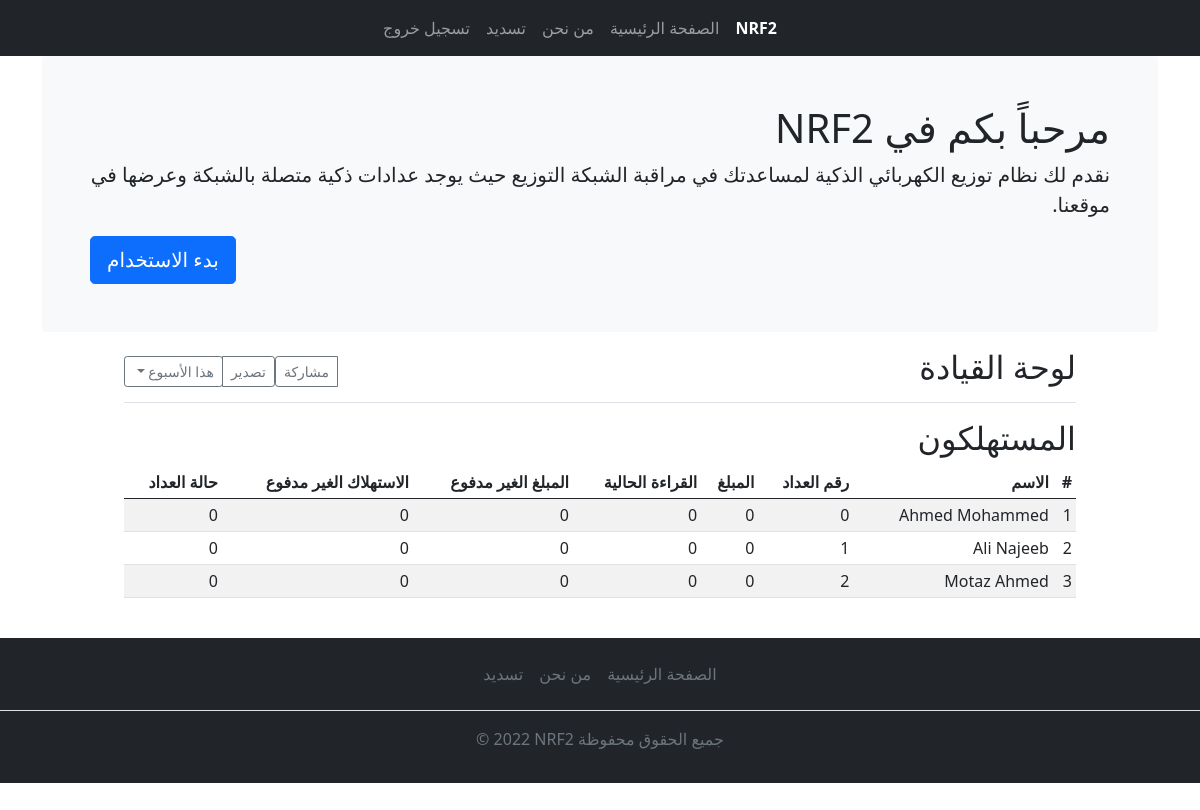
The page / on the database its author committed.
### tables this page shows
CREATE TABLE `users` (
  `id` int(11) NOT NULL,
  `user` varchar(30) NOT NULL,
  `password` varchar(30) NOT NULL,
  `is_admin` tinyint(1) NOT NULL,
  `name` varchar(50) NOT NULL,
  `id_energy` int(11) NOT NULL
);

CREATE TABLE `sketc` (
  `id_sketch` int(11) NOT NULL,
  `cost` float NOT NULL,
  `energy` float NOT NULL,
  `cost_ds` float NOT NULL,
  `energy_ds` float NOT NULL,
  `created_at` timestamp NOT NULL DEFAULT current_timestamp(),
  `status` int(11) NOT NULL,
  `available_balance` double NOT NULL
);

### index.php (the view, shortened to what this page needs)
<?php
  include("connect.php");
  $query = "SELECT * From users INNER JOIN sketc ON users.id_energy = sketc.id_sketch";
  $result = mysqli_query($conn, $query);
?>
<!doctype html>
<html>
<head>
  <link href="css/bootstrap.min.css" rel="stylesheet">
  <link href="css/style.css" rel="stylesheet">
</head>
<body>
  <nav class="navbar navbar-expand-lg navbar-dark bg-dark" aria-label="Tenth navbar example">
    <div class="container-fluid">
      <div class="collapse navbar-collapse justify-content-md-center" id="navbarsExample08">
        <ul class="navbar-nav">
          <li class="nav-item">
            <a class="nav-link active" aria-current="page" href="index.php" style="font-weight: 600;">NRF2</a>
          </li>
          <li class="nav-item">
            <a class="nav-link" href="index.php">الصفحة الرئيسية</a>
          </li>
          <li class="nav-item">
            <a class="nav-link " href="about.php">من نحن</a>
          </li>
          <li class="nav-item">
            <a class="nav-link " href="payment.php">تسديد</a>
          </li>
          <?php
            if(session_destroy()){
              echo "<li class='nav-item'>";
              echo "<a class='nav-link' href='logout.php'>تسجيل خروج</a>";
              echo "</li>";
            }else{
              echo "<li class='nav-item'>";
              echo "<a class='nav-link' href='login.php'>تسجيل دخول</a>";
              echo "</li>";
            }
          ?>
        </ul>
      </div>
    </div>
  </nav>
  <main class="container">
    <div class="bg-light p-5 rounded">
      <h1 class="title">مرحباً بكم في NRF2</h1>
      <p class="lead">نقدم لك نظام توزيع الكهربائي الذكية لمساعدتك في مراقبة الشبكة التوزيع حيث يوجد عدادات ذكية متصلة بالشبكة وعرضها في موقعنا.</p>
      <a class="btn btn-lg btn-primary" id="button" href="#" role="button">بدء الاستخدام</a>
    </div>
  </main>
  <main id="table" class="col-md-9 ms-sm-auto col-lg-10 px-md-4">
    <div class="d-flex justify-content-between flex-wrap flex-md-nowrap align-items-center pt-3 pb-2 mb-3 border-bottom">
      <h1 class="h2">لوحة القيادة</h1>
      <div class="btn-toolbar mb-2 mb-md-0">
        <div class="btn-group me-2">
          <button type="button" class="btn btn-sm btn-outline-secondary">مشاركة</button>
          <button type="button" class="btn btn-sm btn-outline-secondary">تصدير</button>
        </div>
        <button type="button" class="btn btn-sm btn-outline-secondary dropdown-toggle">
          هذا الأسبوع
        </button>
      </div>
    </div>
    <h2>المستهلكون</h2>
    <div class="table-responsive">
      <table class="table table-striped table-sm">
        <thead>
          <tr>
            <th scope="col">#</th>
            <th scope="col">الاسم</th>
            <th scope="col">رقم العداد</th>
            <th scope="col">المبلغ</th>
            <th scope="col">القراءة الحالية</th>
            <th scope="col">المبلغ الغير مدفوع</th>
            <th scope="col">الاستهلاك الغير مدفوع</th>
            <th scope="col">حالة العداد</th>
          </tr>
        </thead>
        <tbody>
          <?php
              while($rows=mysqli_fetch_assoc($result)){
          ?>
          <tr>
            <td><?php echo $rows["id"];?></td>
            <td><?php echo $rows["name"];?></td>
            <td><?php echo $rows["id_energy"];?></td>
            <td><?php echo $rows["cost"];?></td>
            <td><?php echo $rows["energy"];?></td>
            <td><?php echo $rows["cost_ds"];?></td>
            <td><?php echo $rows["energy_ds"];?></td>
            <td><?php echo $rows["status"];?></td>
          </tr>
          <?php
              }
          ?>
        </tbody>
      </table>
    </div>
  </main>
  <div class="footer">
    <footer class="py-3 my-4">
      <ul class="nav justify-content-center border-bottom pb-3 mb-3" style="">
        <li class="nav-item"><a href="payment.php" class="nav-link px-2 text-muted">تسديد</a></li>
        <li class="nav-item"><a href="about.php" class="nav-link px-2 text-muted">من نحن</a></li>
        <li class="nav-item"><a href="index.php" class="nav-link px-2 text-muted">الصفحة الرئيسية</a></li>
      </ul>
      <p class="text-center text-muted">&copy; 2022 NRF2 جميع الحقوق محفوظة</p>
    </footer>
  </div>
</body>
</html>

### css/style.css (style rules this page uses)
body, html { min-height: 70em; }
.container-fluid { direction: rtl; }
.footer { position: inherit; left: 0; bottom: 0; width: 100%; height: 20%; background-color: #212529; }
#button { text-align: right; direction: rtl; }
.lead, .title { text-align: right; direction: rtl; }
#table { direction: rtl; margin: auto; }

### index.php (style rules this page uses)
.lead, .title { text-align: right; direction: rtl; }

### rows shown on the page
users: id "1", name "Ahmed Mohammed", id_energy "0", id_energy.cost "0", id_energy.energy "0", id_energy.cost_ds "0", id_energy.energy_ds "0", id_energy.status "0"
users: id "2", name "Ali Najeeb", id_energy "1", id_energy.cost "0", id_energy.energy "0", id_energy.cost_ds "0", id_energy.energy_ds "0", id_energy.status "0"
users: id "3", name "Motaz Ahmed", id_energy "2", id_energy.cost "0", id_energy.energy "0", id_energy.cost_ds "0", id_energy.energy_ds "0", id_energy.status "0"
